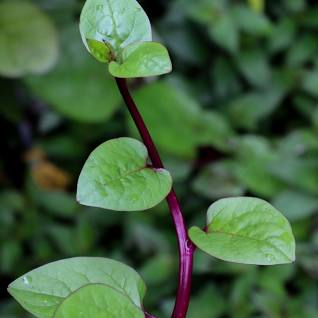
#> input picture test/download.jpeg, 318 x 318 px
$ jupyter execute sergment.ipynb   (shell and % lines are left out)
#> lines starting #> are read from the running program, lines starting #| are printed output that depends on the picture; after the words box and inside, x2 and y2 are one past the last pixel; in counts of white or black regions, pixels touching at a corner belong together
[cell 1]
import cv2
import matplotlib.pyplot as plt
import numpy as np

[cell 2]
img = cv2.imread("download.jpeg")
#> img is the input picture: shape (318, 318, 3); mean B, G, R 61.8, 96.6, 65.6
hsv = cv2.cvtColor(img, cv2.COLOR_BGR2HSV)
#> hsv: shape (318, 318, 3); mean H, S, V 61.6, 120.1, 98.3

# find the green color
mask_green = cv2.inRange(hsv, (36,0,0), (86,255,255))
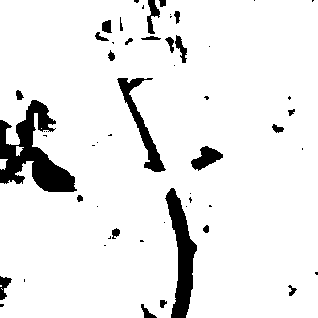
#> mask_green: shape (318, 318); 91.9% white; 55 black regions (30 under 20 px), largest, box (x1, y1, x2, y2) and area: (0, 100, 77, 192) 3162, (165, 188, 197, 318) 1929, (117, 78, 166, 172) 1066
# find the brown color
mask_brown = cv2.inRange(hsv, (8, 60, 20), (30, 255, 200))
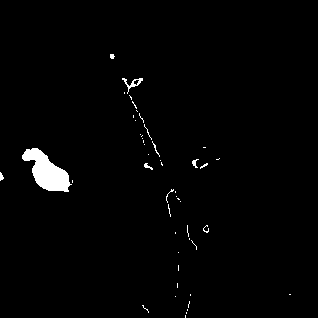
#> mask_brown: shape (318, 318); 1.6% white; 49 white regions (41 under 20 px), largest, box (x1, y1, x2, y2) and area: (22, 148, 72, 192) 1131, (122, 78, 143, 94) 90, (192, 159, 199, 168) 30
# find the yellow color in the leaf
mask_yellow = cv2.inRange(hsv, (21, 39, 64), (40, 255, 255))
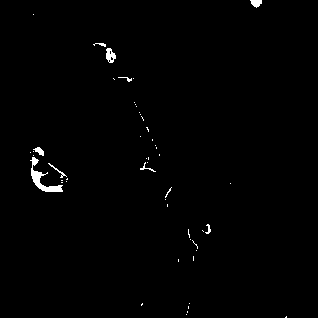
#> mask_yellow: shape (318, 318); 0.8% white; 51 white regions (42 under 20 px), largest, box (x1, y1, x2, y2) and area: (30, 157, 63, 192) 321, (106, 48, 116, 63) 98, (250, 0, 262, 8) 66

# find any of the three colors(green or brown or yellow) in the image
mask = cv2.bitwise_or(mask_green, mask_brown)
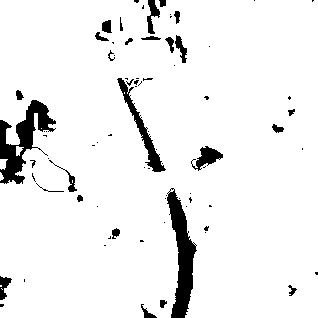
#> mask: shape (318, 318); 93.5% white; 78 black regions (52 under 20 px), largest, box (x1, y1, x2, y2) and area: (167, 188, 197, 318) 1829, (0, 100, 56, 184) 1825, (117, 78, 166, 172) 787
mask = cv2.bitwise_or(mask, mask_yellow)
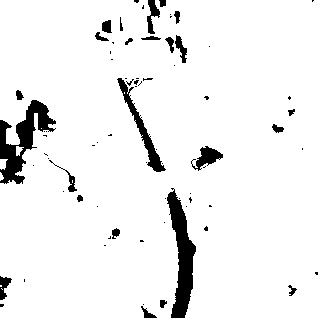
#> mask: shape (318, 318); 93.6% white; 74 black regions (50 under 20 px), largest, box (x1, y1, x2, y2) and area: (0, 100, 56, 184) 1813, (167, 188, 196, 318) 1806, (117, 78, 166, 172) 772

[cell 3]
res = cv2.bitwise_and(img,img, mask= mask)
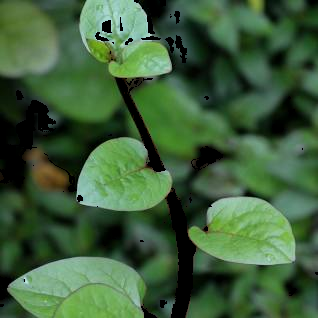
#> res: shape (318, 318, 3); mean B, G, R 58.8, 94.4, 62.3
res[np.where((res==[0,0,0]).all(axis=2))] = [255,255,255]
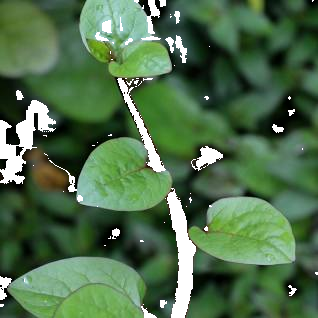
#> res: shape (318, 318, 3); 6.37% of pixels changed, all inside (x1, y1, x2, y2) = (0, 0, 318, 318)

[cell 4]
plt.imshow(cv2.cvtColor(img, cv2.COLOR_BGR2RGB))

[cell 5]
plt.imshow(cv2.cvtColor(res, cv2.COLOR_BGR2RGB))

[cell 6]
cv2.imwrite("out.jpg", res)
#> Out = True
